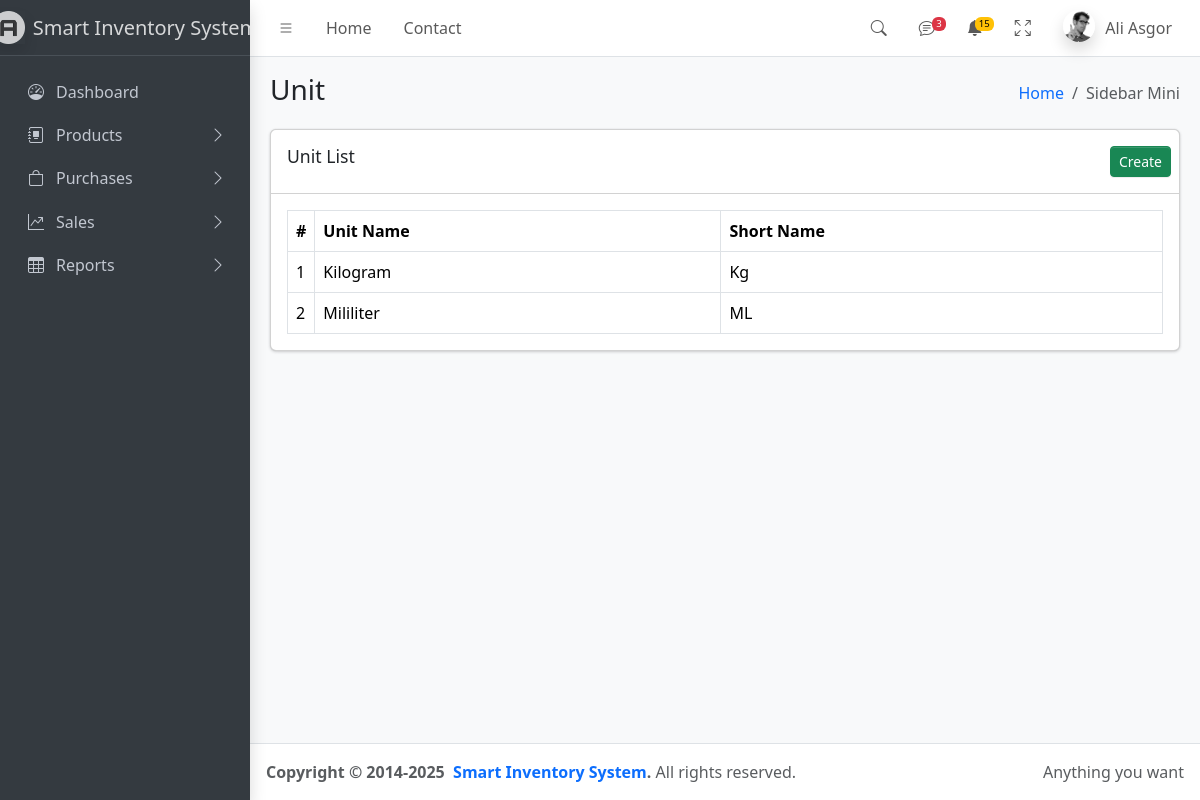
/products/unit/, run on the app's committed database.
### products/models.py (models this page shows, shortened)
class Unit(models.Model):
    unit_name = models.CharField(max_length=100)
    unit_short_name = models.CharField(max_length=100)
    created_at = models.DateTimeField(auto_now_add=True)
    created_by = models.ForeignKey(User, on_delete=models.CASCADE)

### products/views.py (the view)
# urls.py: path('unit/', views.unit_list, name='unit_list'),
def unit_list(request):
    units = Unit.objects.all().order_by("id")
    return render(request, "products/unit/unit_list.html", {"units": units})

### products/templates/products/unit/unit_list.html (shortened to what this page needs)
{% extends 'core/base.html' %}
{% block pagehead %}Unit{% endblock %}
{% block content %}
            <div class="row">
              <div class="col-12">
                <div class="card">
                  <div class="card-header">
                      <h3 class="card-title">Unit List</h3>
                    <div class="card-tools">
                      <a href="{% url 'create_unit' %}" class="btn btn-success btn-sm">Create</a>
                    </div>
                  </div>
                  <div class="card-body">
                    <table class="table table-bordered" role="table">
                      <thead>
                        <tr>
                          <th style="width: 10px" scope="col">#</th>
                          <th scope="col">Unit Name</th>
                          <th scope="col">Short Name</th>
                        </tr>
                      </thead>
                      <tbody>
                       {% for unit in units %}
                        <tr class="align-middle">
                          <td>{{ unit.id }}</td>
                          <td>{{ unit.unit_name }}</td>
                          <td>{{ unit.unit_short_name }}</td>
                        </tr>
                       {% endfor %}
                      </tbody>
                    </table>
                  </div>
                </div>
              </div>
            </div>
{% endblock %}

### data on the page
Unit: id "1", unit_name "Kilogram", unit_short_name "Kg"
Unit: id "2", unit_name "Mililiter", unit_short_name "ML"
